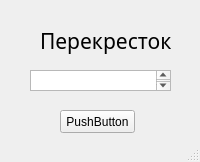
<?xml version="1.0" encoding="UTF-8"?>
<ui version="4.0">
 <class>MainWindow</class>
 <widget class="QMainWindow" name="MainWindow">
  <property name="geometry">
   <rect>
    <x>0</x>
    <y>0</y>
    <width>200</width>
    <height>162</height>
   </rect>
  </property>
  <property name="windowTitle">
   <string>MainWindow</string>
  </property>
  <widget class="QWidget" name="centralwidget">
   <widget class="QPushButton" name="pushButton">
    <property name="geometry">
     <rect>
      <x>60</x>
      <y>110</y>
      <width>75</width>
      <height>23</height>
     </rect>
    </property>
    <property name="text">
     <string>PushButton</string>
    </property>
   </widget>
   <widget class="QTextBrowser" name="textBrowser">
    <property name="geometry">
     <rect>
      <x>30</x>
      <y>70</y>
      <width>141</width>
      <height>21</height>
     </rect>
    </property>
   </widget>
   <widget class="QLabel" name="label">
    <property name="geometry">
     <rect>
      <x>40</x>
      <y>20</y>
      <width>131</width>
      <height>41</height>
     </rect>
    </property>
    <property name="font">
     <font>
      <family>Modern No. 20</family>
      <pointsize>16</pointsize>
     </font>
    </property>
    <property name="text">
     <string>Перекресток</string>
    </property>
   </widget>
  </widget>
  <widget class="QStatusBar" name="statusbar"/>
 </widget>
 <resources/>
 <connections/>
</ui>
